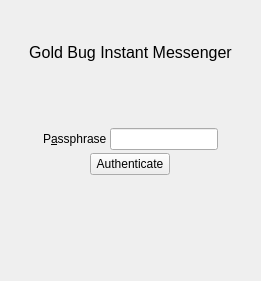
      <widget class="QWidget" name="tab_login">
       <attribute name="icon">
        <iconset resource="../Icons/icons.qrc">
         <normaloff>:/Logo/spoton-button-32.png</normaloff>:/Logo/spoton-button-32.png</iconset>
       </attribute>
       <attribute name="title">
        <string/>
       </attribute>
       <layout class="QHBoxLayout" name="horizontalLayout_34">
        <property name="spacing">
         <number>3</number>
        </property>
        <property name="margin">
         <number>3</number>
        </property>
        <item>
         <layout class="QVBoxLayout" name="verticalLayout_5">
          <item>
           <spacer name="verticalSpacer_8">
            <property name="orientation">
             <enum>Qt::Vertical</enum>
            </property>
            <property name="sizeType">
             <enum>QSizePolicy::Expanding</enum>
            </property>
            <property name="sizeHint" stdset="0">
             <size>
              <width>20</width>
              <height>40</height>
             </size>
            </property>
           </spacer>
          </item>
          <item>
           <widget class="QLabel" name="label_9">
            <property name="font">
             <font>
              <pointsize>12</pointsize>
             </font>
            </property>
            <property name="text">
             <string>Gold Bug Instant Messenger</string>
            </property>
            <property name="alignment">
             <set>Qt::AlignCenter</set>
            </property>
           </widget>
          </item>
          <item>
           <spacer name="verticalSpacer_5">
            <property name="orientation">
             <enum>Qt::Vertical</enum>
            </property>
            <property name="sizeType">
             <enum>QSizePolicy::Expanding</enum>
            </property>
            <property name="sizeHint" stdset="0">
             <size>
              <width>20</width>
              <height>40</height>
             </size>
            </property>
           </spacer>
          </item>
          <item>
           <layout class="QHBoxLayout" name="horizontalLayout_32">
            <item>
             <spacer name="horizontalSpacer_35">
              <property name="orientation">
               <enum>Qt::Horizontal</enum>
              </property>
              <property name="sizeHint" stdset="0">
               <size>
                <width>40</width>
                <height>20</height>
               </size>
              </property>
             </spacer>
            </item>
            <item>
             <widget class="QLabel" name="label_31">
              <property name="toolTip">
               <string>&lt;html&gt;&lt;head/&gt;&lt;body&gt;&lt;p&gt;&amp;quot;The Dalmatian is a breed of dog, noted for its unique black- or brown-spotted coat. This dog is often used as a rescue dog, guardian, athletic partner, and, especially today, the Dalmatian remains most often an active, well-loved family member.&amp;quot; - Wikipedia.&lt;/p&gt;&lt;/body&gt;&lt;/html&gt;</string>
              </property>
              <property name="text">
               <string/>
              </property>
              <property name="pixmap">
               <pixmap resource="../Icons/icons.qrc">:/Logo/spoton-dalmatinerlogo.png</pixmap>
              </property>
              <property name="alignment">
               <set>Qt::AlignCenter</set>
              </property>
             </widget>
            </item>
            <item>
             <spacer name="horizontalSpacer_34">
              <property name="orientation">
               <enum>Qt::Horizontal</enum>
              </property>
              <property name="sizeHint" stdset="0">
               <size>
                <width>40</width>
                <height>20</height>
               </size>
              </property>
             </spacer>
            </item>
           </layout>
          </item>
          <item>
           <layout class="QHBoxLayout" name="horizontalLayout_13">
            <item>
             <spacer name="horizontalSpacer_6">
              <property name="orientation">
               <enum>Qt::Horizontal</enum>
              </property>
              <property name="sizeHint" stdset="0">
               <size>
                <width>40</width>
                <height>20</height>
               </size>
              </property>
             </spacer>
            </item>
            <item>
             <widget class="QLabel" name="passphraseLabel">
              <property name="text">
               <string>P&amp;assphrase</string>
              </property>
              <property name="buddy">
               <cstring>passphrase</cstring>
              </property>
             </widget>
            </item>
            <item>
             <widget class="QLineEdit" name="passphrase">
              <property name="echoMode">
               <enum>QLineEdit::Password</enum>
              </property>
             </widget>
            </item>
            <item>
             <spacer name="horizontalSpacer_9">
              <property name="orientation">
               <enum>Qt::Horizontal</enum>
              </property>
              <property name="sizeHint" stdset="0">
               <size>
                <width>40</width>
                <height>20</height>
               </size>
              </property>
             </spacer>
            </item>
           </layout>
          </item>
          <item>
           <layout class="QHBoxLayout" name="horizontalLayout_6">
            <property name="topMargin">
             <number>0</number>
            </property>
            <item>
             <widget class="QPushButton" name="passphraseButton">
              <property name="sizePolicy">
               <sizepolicy hsizetype="Fixed" vsizetype="Fixed">
                <horstretch>0</horstretch>
                <verstretch>0</verstretch>
               </sizepolicy>
              </property>
              <property name="text">
               <string>Authenticate</string>
              </property>
              <property name="icon">
               <iconset resource="../Icons/icons.qrc">
                <normaloff>:/ok.png</normaloff>:/ok.png</iconset>
              </property>
             </widget>
            </item>
           </layout>
          </item>
          <item>
           <spacer name="verticalSpacer_7">
            <property name="orientation">
             <enum>Qt::Vertical</enum>
            </property>
            <property name="sizeHint" stdset="0">
             <size>
              <width>20</width>
              <height>40</height>
             </size>
            </property>
           </spacer>
          </item>
          <item>
           <layout class="QHBoxLayout" name="horizontalLayout_3">
            <item>
             <spacer name="horizontalSpacer">
              <property name="orientation">
               <enum>Qt::Horizontal</enum>
              </property>
              <property name="sizeHint" stdset="0">
               <size>
                <width>40</width>
                <height>20</height>
               </size>
              </property>
             </spacer>
            </item>
            <item>
             <widget class="QLabel" name="label_4">
              <property name="maximumSize">
               <size>
                <width>485</width>
                <height>240</height>
               </size>
              </property>
              <property name="toolTip">
               <string>&lt;html&gt;&lt;head/&gt;&lt;body&gt;&lt;p&gt;&amp;quot; 'The Gold-Bug' is a short story by Edgar Allan Poe. &lt;/p&gt;&lt;p&gt;The plot follows William LeGrand, who was recently bitten by a gold-colored bug. &lt;/p&gt;&lt;p&gt;His companion Jupiter fears LeGrand is going insane and goes to Legrand's friend, an unnamed narrator, who agrees to visit his old friend. LeGrand starts to pull the other two into an adventure after deciphering a secret message.&lt;/p&gt;&lt;p&gt;Poe took advantage of the popularity of cryptography as he was writing &amp;quot;The Gold-Bug&amp;quot; in 1843, and the success of the story centers e.g. on one such cryptogram. &amp;quot;The Gold-Bug&amp;quot; was an instant success and was the most popular and most widely read of Poe's works during his lifetime. It also helped to popularize cryptograms and secured writing.&amp;quot; - Wikipedia.&lt;/p&gt;&lt;/body&gt;&lt;/html&gt;</string>
              </property>
              <property name="pixmap">
               <pixmap resource="../Icons/icons.qrc">:/Logo/spoton-button-32.png</pixmap>
              </property>
              <property name="scaledContents">
               <bool>true</bool>
              </property>
              <property name="alignment">
               <set>Qt::AlignCenter</set>
              </property>
             </widget>
            </item>
            <item>
             <spacer name="horizontalSpacer_2">
              <property name="orientation">
               <enum>Qt::Horizontal</enum>
              </property>
              <property name="sizeHint" stdset="0">
               <size>
                <width>40</width>
                <height>20</height>
               </size>
              </property>
             </spacer>
            </item>
           </layout>
          </item>
          <item>
           <spacer name="verticalSpacer_2">
            <property name="orientation">
             <enum>Qt::Vertical</enum>
            </property>
            <property name="sizeHint" stdset="0">
             <size>
              <width>20</width>
              <height>40</height>
             </size>
            </property>
           </spacer>
          </item>
         </layout>
        </item>
       </layout>
      </widget>
